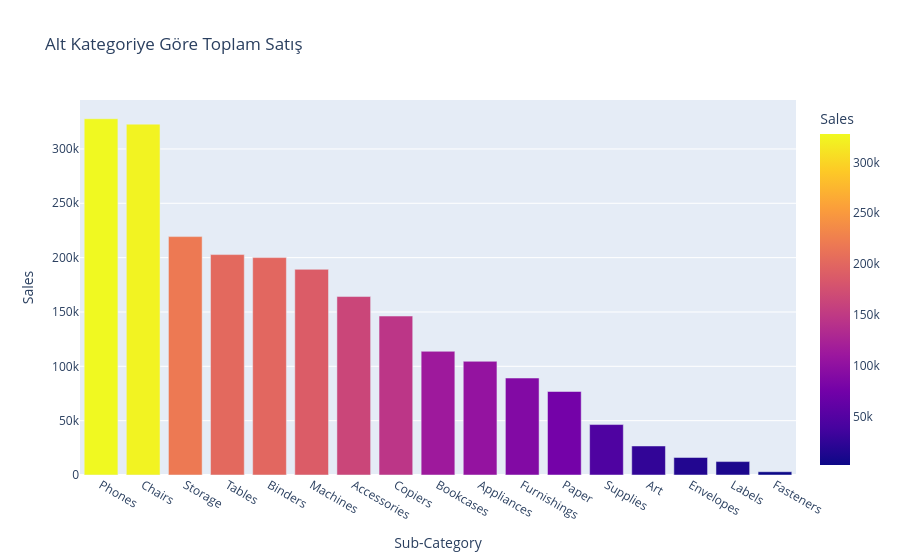

This figure's notebook cell:
### Code cell
subcategory_sales = df.groupby('Sub-Category')['Sales'].sum().reset_index()
subcategory_sales = subcategory_sales.sort_values('Sales', ascending=False)

fig = px.bar(subcategory_sales, x='Sub-Category', y='Sales',
             title='Alt Kategoriye Göre Toplam Satış',
             color='Sales')
fig.show()

### Figure 1 — Plotly figure (JSON) as saved in the notebook; plotly's stock layout.template omitted (floating-point values rounded to 4 significant figures)
{"data": [{"hovertemplate": "Sub-Category=%{x}<br>Sales=%{marker.color}<extra></extra>", "legendgroup": "", "marker": {"color": [327800.0, 322800.0, 219300.0, 202800.0, 200000.0, 189200.0, 164200.0, 146200.0, 113800.0, 104600.0, 89210.0, 76830.0, 46420.0, 26710.0, 16130.0, 12350.0, 3002.0], "coloraxis": "coloraxis", "pattern": {"shape": ""}}, "name": "", "orientation": "v", "showlegend": false, "textposition": "auto", "type": "bar", "x": ["Phones", "Chairs", "Storage", "Tables", "Binders", "Machines", "Accessories", "Copiers", "Bookcases", "Appliances", "Furnishings", "Paper", "Supplies", "Art", "Envelopes", "Labels", "Fasteners"], "xaxis": "x", "y": [327800.0, 322800.0, 219300.0, 202800.0, 200000.0, 189200.0, 164200.0, 146200.0, 113800.0, 104600.0, 89210.0, 76830.0, 46420.0, 26710.0, 16130.0, 12350.0, 3002.0], "yaxis": "y"}], "layout": {"barmode": "relative", "coloraxis": {"colorbar": {"title": {"text": "Sales"}}, "colorscale": [[0, "#0d0887"], [0.1111, "#46039f"], [0.2222, "#7201a8"], [0.3333, "#9c179e"], [0.4444, "#bd3786"], [0.5556, "#d8576b"], [0.6667, "#ed7953"], [0.7778, "#fb9f3a"], [0.8889, "#fdca26"], [1, "#f0f921"]]}, "legend": {"tracegroupgap": 0}, "title": {"text": "Alt Kategoriye Göre Toplam Satış"}, "xaxis": {"anchor": "y", "domain": [0, 1], "title": {"text": "Sub-Category"}}, "yaxis": {"anchor": "x", "domain": [0, 1], "title": {"text": "Sales"}}}}
